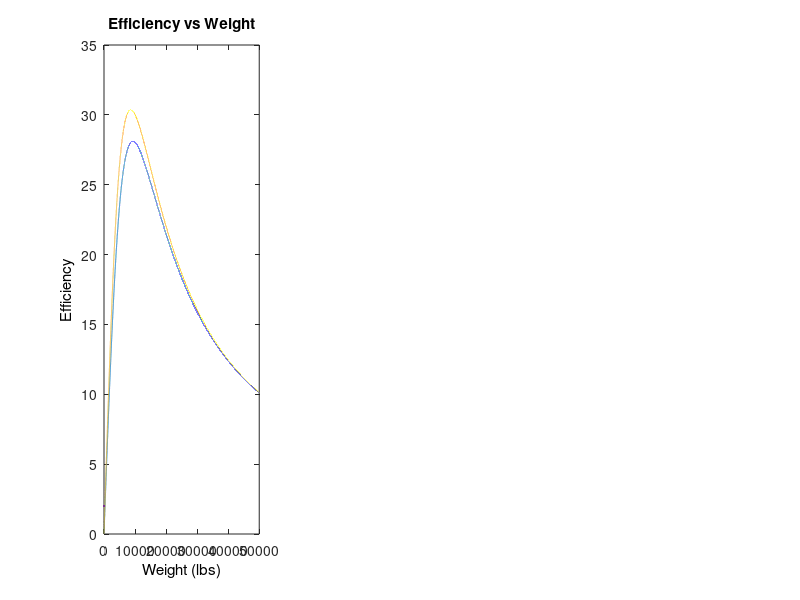

Write MATLAB code to recreate this figure. (Note: this script raises an error after producing the figure.)
%%%%%%%%%%%%%%%%%%%%%%%%%%%%%%%%%%%%%%%%%%%%%%%%%

%_______________Weight Optimization______________%

% Find optimal weight to optimize induced drag and aerodynamic effeciency. 

%              © 2026 Falco Foil
%%%%%%%%%%%%%%%%%%%%%%%%%%%%%%%%%%%%%%%%%%%%%%%%%

% Wing Parameters
MTOW = 8600;                         % Maximum Takeoff Weight (MTOW)
MWTOW = 11000;                       % Metamorphic Wing Takeoff Weight (MWTOW)
rho = 0.0012;                        % slug/ft^3 (Using Atmospheric Model at Crusie Altitude)
S = 225;                             % ft^2
V = 418;                             % ft/s

% Drag Polar Parameters
C_D_o_23018 = 0.007;                 % Parasatic Drag for NACA 23018
C_D_o_4418 = 0.006;                  % Parasatic Drag for NACA 4418
e = 0.8;                             % Oswald Efficiency
b = 44;                              % Span 
c = 5;                               % Chord
AR = b/c;                            % Aspect Ratio
k = 1 / (pi*AR*e);                   % Drag Polar Factor

% Effeciency Calculation for Plot Dataset
W = 1:1:50000;                         % Weight List
C_L = (2 .* W) / (rho * V^2 * S);      % Coefficient of Lift
C_D_23018 = C_D_o_23018 + k * C_L.^2;  % Coefficient of Drag for NACA 23018
C_D_4418 = C_D_o_4418 + k * C_L.^2;    % Coefficient of Drag for NACA 4418
E_23018 = C_L ./ C_D_23018;            % Effeciency for NACA 23018
E_4418 = C_L ./ C_D_4418;              % Effeciency for NACA 4418
[maxE_23018,index23018] = max(E_23018);      % Max Effeciency for NACA 23018
[maxE_4418,index4418] = max(E_4418);        % Max Effeciency for NACA 23018

% Effeciency Calculation for MTOW and MWTOW Points on Plot
C_L_MTOW = (2 * MTOW) / (rho * V^2 * S); 
C_D_MTOW_23018 = C_D_o_23018 + k * C_L_MTOW^2;  
E_MTOW_23018 = C_L_MTOW / C_D_MTOW_23018;               
C_D_MTOW_4418 = C_D_o_4418 + k * C_L_MTOW^2;  
E_MTOW_4418 = C_L_MTOW / C_D_MTOW_4418;

C_L_MWTOW = (2 * MWTOW) / (rho * V^2 * S); 
C_D_MWTOW_23018 = C_D_o_23018 + k * C_L_MWTOW^2;  
E_MWTOW_23018 = C_L_MWTOW / C_D_MWTOW_23018;
C_D_MWTOW_4418= C_D_o_4418 + k * C_L_MWTOW^2;  
E_MWTOW_4418 = C_L_MWTOW / C_D_MWTOW_4418;

% Effeciency Plot
subplot(1, 3, 1)
set(gcf, 'Color', [1 1 1])

plot(W,E_23018,LineWidth=2.0)
title("Efficiency vs Weight",'Color','k')
xlabel("Weight (lbs)",'Color','k')
ylabel("Efficiency",'Color','k')

hold on
plot(W,E_4418,LineWidth=2.0)

plot(MTOW,E_MTOW_23018, "X", 'MarkerSize', 20, LineWidth=2.0)
plot(MWTOW,E_MWTOW_23018,"X",'MarkerSize', 20, LineWidth=2.0)
plot(W(index23018),maxE_23018,"X",'MarkerSize', 20, LineWidth=2.0)

plot(MTOW,E_MTOW_4418, "X", 'MarkerSize', 20, LineWidth=2.0)
plot(MWTOW,E_MWTOW_4418,"X",'MarkerSize', 20, LineWidth=2.0)
plot(W(index4418),maxE_4418,"X",'MarkerSize', 20, LineWidth=2.0)

ax1 = gca; 
ax1.XAxis(1).Color = 'k'; 
ax1.YAxis(1).Color = 'k'; 
legend("23018 E Curve","4418 E Curve", ...
    "23018 MTOW","23018 MWTOW","23018 Maximum Effeciency", ...
    "4418 MTOW","4418 MWTOW","4418 Maximum Effeciency")

% Coefficient of Lift Plot
subplot(1, 3, 2)
plot(W,C_L,LineWidth=2.0)
title("Coefficient of Lift vs Weight",'Color','k')
xlabel("Weight (lbs)",'Color','k')
ylabel("Coefficient of Lift",'Color','k')
        
hold on
plot(MTOW,C_L_MTOW, "X", 'MarkerSize', 20, LineWidth=2.0)
plot(MWTOW,C_L_MWTOW,"X",'MarkerSize', 20, LineWidth=2.0)

ax2 = gca; 
ax2.XAxis(1).Color = 'k'; 
ax2.YAxis(1).Color = 'k'; 
legend("CL Curve","MTOW","MWTOW")

% Coefficient of Drag Plot
subplot(1, 3, 3)
plot(W,C_D_23018,LineWidth=2.0)
title("Coefficient of Drag vs Weight",'Color','k')
xlabel("Weight (lbs)",'Color','k')
ylabel("Coefficient of Drag",'Color','k')

hold on
plot(W,C_D_4418,LineWidth=2.0)

plot(MTOW,C_D_MTOW_23018, "X", 'MarkerSize', 20, LineWidth=2.0)
plot(MWTOW,C_D_MWTOW_23018,"X",'MarkerSize', 20, LineWidth=2.0)

plot(MTOW,C_D_MTOW_4418, "X", 'MarkerSize', 20, LineWidth=2.0)
plot(MWTOW,C_D_MWTOW_4418,"X",'MarkerSize', 20, LineWidth=2.0)

ax3 = gca; 
ax3.XAxis(1).Color = 'k'; 
ax3.YAxis(1).Color = 'k'; 
legend("23018 CD Curve","4418 CD Curve","23018 MTOW","23018 MWTOW", ...
    "4418 MTOW","4418 MWTOW")

%% Steady Flight Thrust Requirement using the Drag Polar
T_23018 = C_D_o_23018 .* 0.5 * rho * V^2 * S + ((2 * k * S) / (rho * V^2)) .* (W ./ S).^2;
T_4418 = C_D_o_4418 .* 0.5 * rho * V^2 * S + ((2 * k * S) / (rho * V^2)) .* (W ./ S).^2; 

set(gcf, 'Color', [1 1 1])

plot(W,T_23018, LineWidth=2.0)

hold on
plot(W,T_4418, LineWidth=2.0)

plot(MTOW,T_23018(MTOW), "X", 'MarkerSize', 20, LineWidth=2.0)
plot(MWTOW,T_23018(MWTOW), "X", 'MarkerSize', 20, LineWidth=2.0)
plot(MTOW,T_4418(MTOW), "X", 'MarkerSize', 20, LineWidth=2.0)
plot(MWTOW,T_4418(MWTOW), "X", 'MarkerSize', 20, LineWidth=2.0)

ax4 = gca; 
ax4.XAxis(1).Color = 'k'; 
ax4.YAxis(1).Color = 'k'; 
xlim(ax4,[5000 15000])

title("Thrust Requirement vs Weight",'Color','k')
xlabel("Weight (lbs)",'Color','k')
ylabel("Thrust (lbs)",'Color','k')
legend("NACA 23018", "NACA 4418","23018 MTOW","23018 MWTOW","4418 MTOW","4418 MWTOW")
